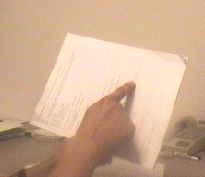
#> input picture 6 - Hough Transform/input.bmp, 205 x 177 px, found by its file name
$ python MP6.py
#> lines starting #> are read from the running program, lines starting #| are printed output that depends on the picture; after the words box and inside, x2 and y2 are one past the last pixel; in counts of white or black regions, pixels touching at a corner belong together
import numpy as np
import cv2 as cv
import matplotlib.pyplot as plt
import matplotlib.lines as mlines

def hough_transform(image, edge_image, rho_max = 180, theta_max = 180, threshold = 100):
  # Get dimensions
  edge_row, edge_col = edge_image.shape

  # Determine theta values
  dtheta = 180 / theta_max
  theta_vals = np.arange(0, 180, dtheta)
  cos = np.cos(np.deg2rad(theta_vals))
  sin = np.sin(np.deg2rad(theta_vals))

  # Determine rho values
  rho_range = np.sqrt(edge_row**2 + edge_col**2)
  drho = (2*rho_range) / rho_max
  rho_vals = np.arange(-rho_range, rho_range, drho)

  # Initialize accumulator
  accumulator = np.zeros((len(rho_vals), len(rho_vals)))

  # Setting up plotting
  fig = plt.figure(1)
  plot1 = fig.add_subplot(2,3,1)
  plot2 = fig.add_subplot(2,3,2)
  plot3 = fig.add_subplot(2,3,3)
  plot4 = fig.add_subplot(2,3,4)

  plot1.imshow(image)
  plot2.imshow(edge_image, cmap='gray')
  plot3.set_facecolor((0,0,0))
  plot4.imshow(image)

  plot1.title.set_text('Original Image')
  plot2.title.set_text('Canny Edges')
  plot3.title.set_text('Parameter Space')
  plot4.title.set_text('Detected Lines')

  # Parameter space loops
  for i in range(edge_row):
    for j in range(edge_col):
      if edge_image[i][j] != 0:
        edge_point = [i - edge_row/2, j - edge_col/2]
        x_param, y_param = [], []
        for th in range(len(theta_vals)):
          rho = (edge_point[1] * cos[th]) + (edge_point[0] * sin[th])
          theta = theta_vals[th]
          rh = np.argmin(np.abs(rho_vals - rho))
          accumulator[rh][th] = accumulator[rh][th] + 1
          y_param.append(rho)
          x_param.append(theta)
        plot3.plot(x_param, y_param, color = 'white', alpha = 0.03)

  # Line determining loops
  for i in range(accumulator.shape[0]):
    for j in range(accumulator.shape[1]):
      if accumulator[i][j] > threshold:
        rho = rho_vals[i]
        theta = theta_vals[j]
        a = np.cos(np.deg2rad(theta))
        b = np.sin(np.deg2rad(theta))
        x0 = (a*rho) + edge_col/2
        y0 = (b*rho) + edge_row/2
        x1 = int(x0 + 1000*-b)
        y1 = int(y0 + 1000*a)
        x2 = int(x0 - 1000*-b)
        y2 = int(y0 - 1000*a)
        plot4.add_line(mlines.Line2D([x1, x2], [y1, y2], color='purple'))

if __name__ == "__main__":
    # Import image
    image = cv.imread('/home/codynichoson/Q1/computer_vision/6 - Hough Transform/input.bmp')
#> image is the input picture: shape (177, 205, 3); mean B, G, R 144.6, 171.8, 206.6

    # Use Canny to detect edges
    edge_image = cv.Canny(image, 60, 240, 5)
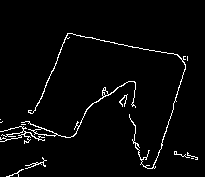
#> edge_image: shape (177, 205); 3.1% white in thin lines or dots, all inside (x1, y1, x2, y2) = (0, 33, 198, 177)

    # Use Hough transform to find lines
    hough_transform(image, edge_image)
#> after the loop in hough_transform, `for i in range(edge_row):`:
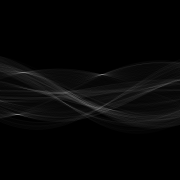
#> accumulator: shape (180, 180) float64; min 0, max 129, mean 6.2

    plt.show()
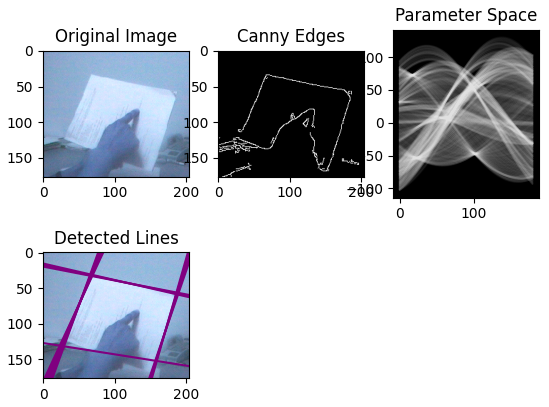
#> figure drawn by matplotlib, 4 panels; B, G, R data is drawn as R, G, B; panel 3: curve peaks at x = 179, y = 34.53; panel 3: curve peaks at x = 179, y = 33.53; panel 3: curve peaks at x = 179, y = 32.53
